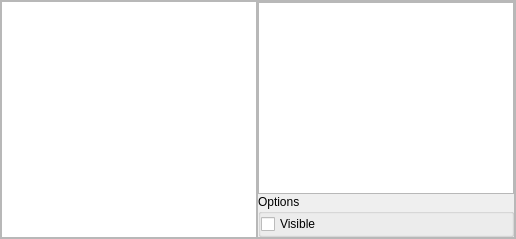
        <widget class="QWidget" name="page_5">
         <layout class="QVBoxLayout" name="verticalLayout_12">
          <property name="spacing">
           <number>0</number>
          </property>
          <property name="leftMargin">
           <number>0</number>
          </property>
          <property name="topMargin">
           <number>0</number>
          </property>
          <property name="rightMargin">
           <number>0</number>
          </property>
          <property name="bottomMargin">
           <number>0</number>
          </property>
          <item>
           <widget class="QFrame" name="frame_13">
            <property name="frameShape">
             <enum>QFrame::StyledPanel</enum>
            </property>
            <property name="frameShadow">
             <enum>QFrame::Raised</enum>
            </property>
            <layout class="QHBoxLayout" name="horizontalLayout_4">
             <property name="spacing">
              <number>0</number>
             </property>
             <property name="leftMargin">
              <number>0</number>
             </property>
             <property name="topMargin">
              <number>0</number>
             </property>
             <property name="rightMargin">
              <number>0</number>
             </property>
             <property name="bottomMargin">
              <number>0</number>
             </property>
             <item>
              <layout class="QVBoxLayout" name="verticalLayout_6">
               <property name="spacing">
                <number>0</number>
               </property>
               <item>
                <widget class="QListWidget" name="skyLayerListWidget"/>
               </item>
              </layout>
             </item>
             <item>
              <widget class="QFrame" name="frame_14">
               <property name="frameShape">
                <enum>QFrame::StyledPanel</enum>
               </property>
               <property name="frameShadow">
                <enum>QFrame::Raised</enum>
               </property>
               <layout class="QVBoxLayout" name="verticalLayout_7">
                <property name="spacing">
                 <number>0</number>
                </property>
                <property name="leftMargin">
                 <number>0</number>
                </property>
                <property name="topMargin">
                 <number>0</number>
                </property>
                <property name="rightMargin">
                 <number>0</number>
                </property>
                <property name="bottomMargin">
                 <number>0</number>
                </property>
                <item>
                 <widget class="QTextBrowser" name="skyLayerTextBrowser">
                  <property name="openExternalLinks">
                   <bool>true</bool>
                  </property>
                  <property name="openLinks">
                   <bool>true</bool>
                  </property>
                 </widget>
                </item>
                <item>
                 <widget class="QGroupBox" name="groupBox">
                  <property name="title">
                   <string>Options</string>
                  </property>
                  <layout class="QGridLayout" name="gridLayout_5">
                   <property name="leftMargin">
                    <number>0</number>
                   </property>
                   <property name="topMargin">
                    <number>0</number>
                   </property>
                   <property name="rightMargin">
                    <number>0</number>
                   </property>
                   <property name="bottomMargin">
                    <number>0</number>
                   </property>
                   <item row="0" column="0">
                    <widget class="QCheckBox" name="skyLayerEnableCheckBox">
                     <property name="text">
                      <string>Visible</string>
                     </property>
                    </widget>
                   </item>
                  </layout>
                 </widget>
                </item>
               </layout>
              </widget>
             </item>
            </layout>
           </widget>
          </item>
         </layout>
        </widget>
